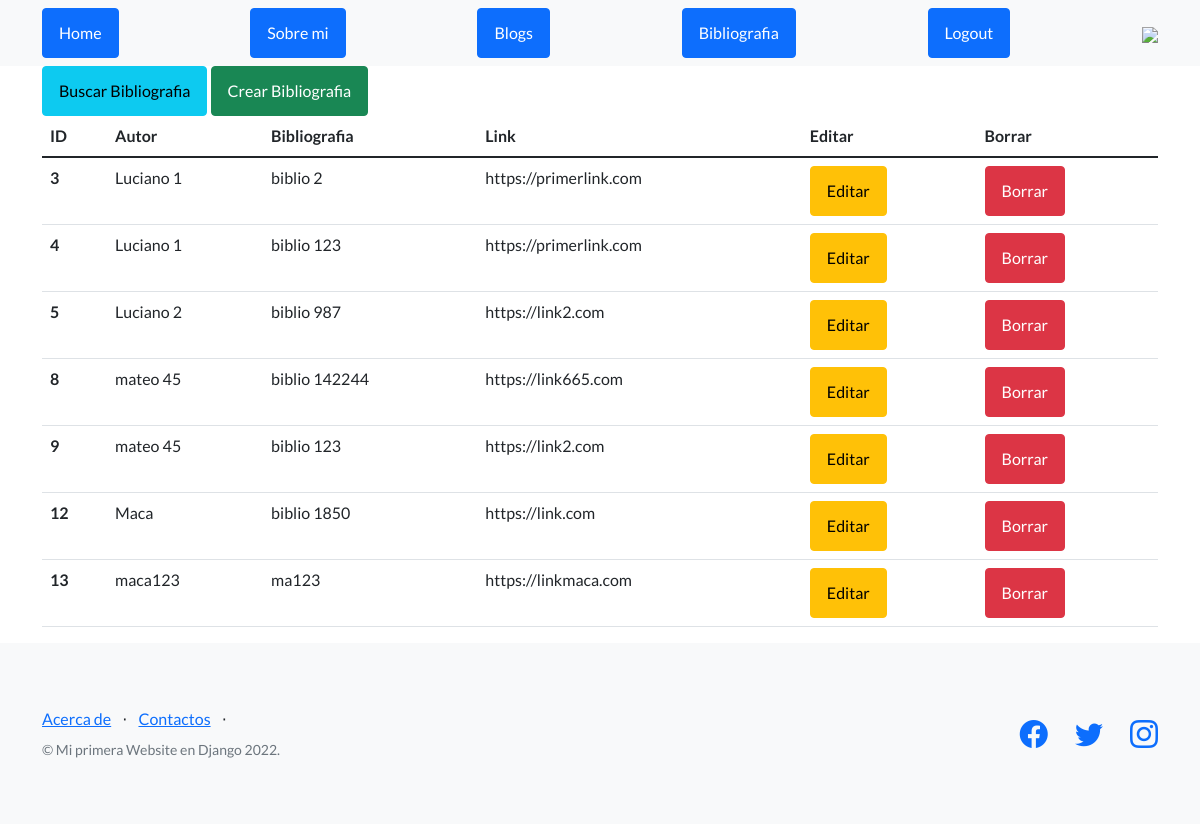
The app's page /bases/listBibliography/ (signed in) with its own data.
### bases/models.py (models this page shows, shortened)
class Bibliography(models.Model):
    main = models.TextField(max_length=1000)
    author = models.CharField(max_length=20)
    webLink = models.URLField()

### bases/views.py (the view)
# urls.py: path('listBibliography/', views.listBiblography, name='listBibliography'),
def listBiblography(request):
    biblographyAll = Bibliography.objects.all()
    return render(
        request, "bases/bibliography.html",
        {'biblographyAll': biblographyAll}
    )

### bases/templates/bases/bibliography.html (shortened to what this page needs)
{% extends 'index/index.html' %}
{% block header_index %}
    <div class="container-md">
        <a  class="btn btn-info" href={% url 'searchBibliography' %}>Buscar Bibliografia</a>
        {% if request.user.is_authenticated %}
            <a class="btn btn-success" href={% url 'creatBibliography' %}>Crear Bibliografia</a>
        {% endif %}
    </div>
{% endblock header_index %}
{% block templates %}
    <div class="container-md">
        <table class="table table-hover">
            <thead>
                <tr>
                    <th scope="col">ID</th>
                    <th scope="col">Autor</th>
                    <th scope="col">Bibliografia</th>
                    <th scope="col">Link</th>
                    {% if request.user.is_authenticated %}
                        <th scope="col">Editar</th>
                        <th scope="col">Borrar</th>
                    {% endif %}
                </tr>
            </thead>
            <tbody>
                {% for biblio in  biblographyAll%}
                    <tr>
                        <th scope="row" >{{biblio.id}}</th>
                        <td>{{biblio.author}}</td>
                        <td>{{biblio.main}}</td>
                        <td>{{biblio.webLink}}</td>
                        {% if request.user.is_authenticated  %}
                            <td><a class="btn btn-warning" href={% url 'upLoadBibliography' biblio.id %}>Editar</a></td>
                            <td><a class="btn btn-danger" href={% url 'deleteBibliography' biblio.id %}>Borrar</a></td>
                        {% endif %}
                    </tr>
                {% endfor %}
            </tbody>
        </table>
    </div>
{% endblock templates %}

### records on screen
Bibliography: id "3", author "Luciano 1", main "biblio 2", webLink "https://primerlink.com"
Bibliography: id "4", author "Luciano 1", main "biblio 123", webLink "https://primerlink.com"
Bibliography: id "5", author "Luciano 2", main "biblio 987", webLink "https://link2.com"
Bibliography: id "8", author "mateo 45", main "biblio 142244", webLink "https://link665.com"
Bibliography: id "9", author "mateo 45", main "biblio 123", webLink "https://link2.com"
Bibliography: id "12", author "Maca", main "biblio 1850", webLink "https://link.com"
Bibliography: id "13", author "maca123", main "ma123", webLink "https://linkmaca.com"
